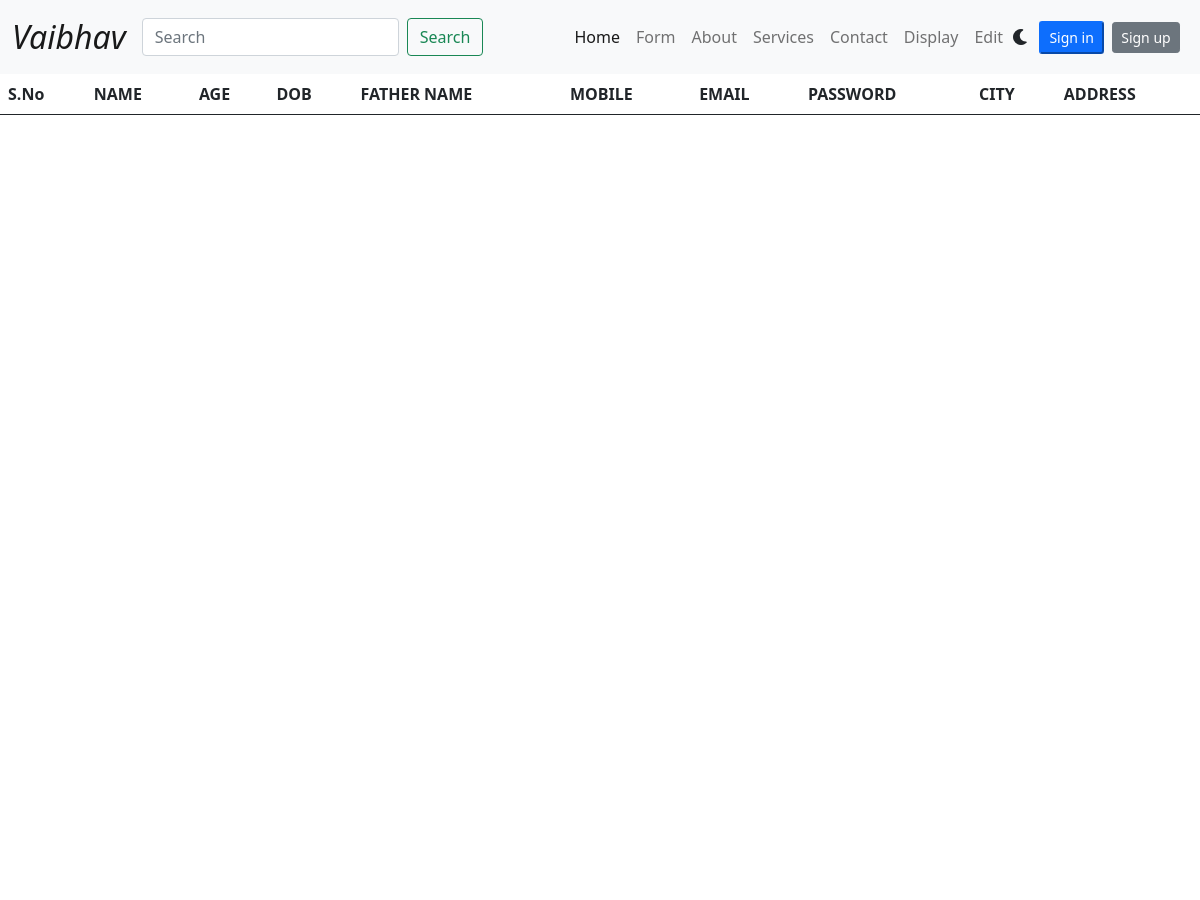
The app's page /display (upper part), older data.
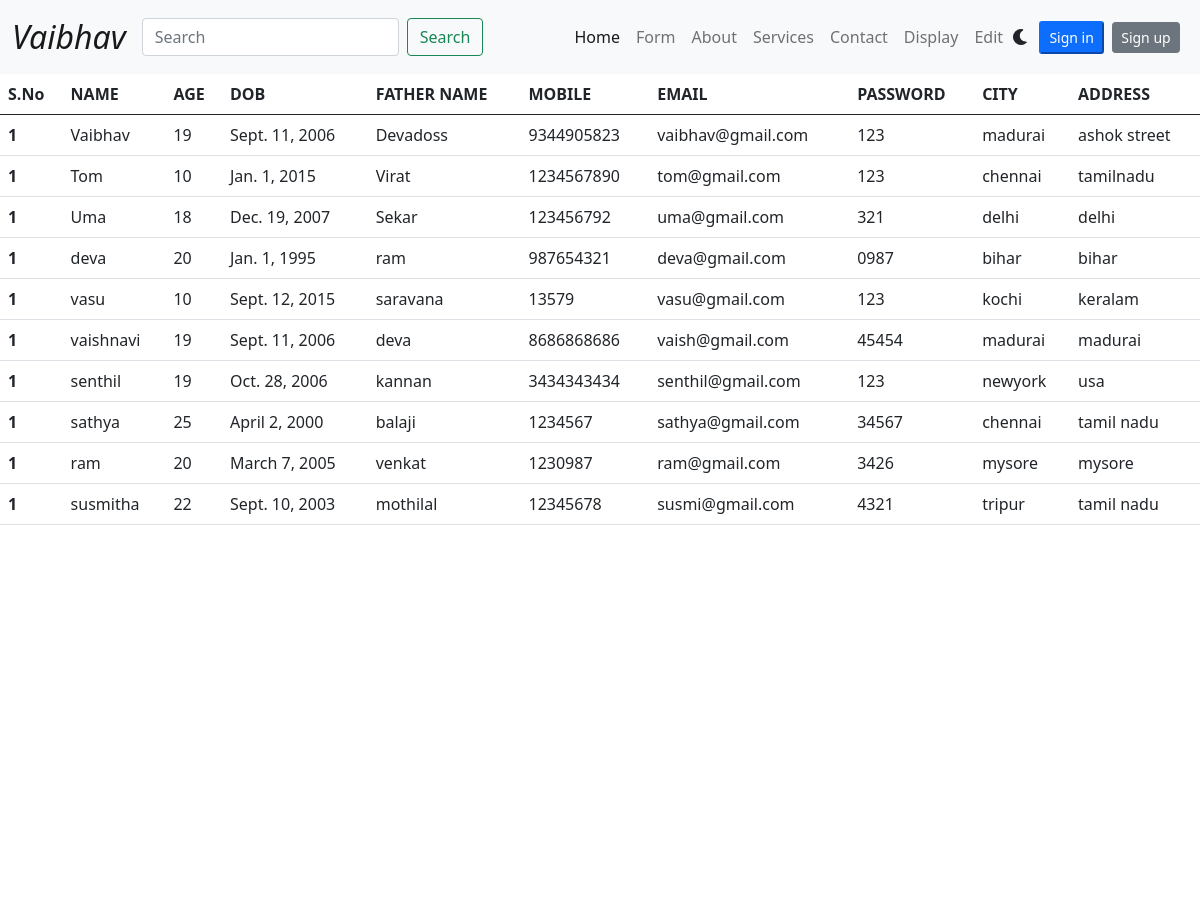
The same page, newer data.
### myapp/models.py (models this page shows)
class Form(models.Model):
    name=models.CharField(max_length=100,null=True)
    age=models.IntegerField(default=0)
    dob=models.DateField(null=True,blank=True)
    fathername=models.CharField(max_length=100,null=True)
    mobile=models.IntegerField(default=0)
    email=models.CharField(max_length=100,null=True)
    password=models.CharField(max_length=100,null=True)
    city=models.CharField(max_length=100,null=True)
    address=models.CharField(max_length=100,null=True)

### myapp/views.py (the view)
# urls.py: path('display',views.display,name='display'),
def display(request):
    result=Form.objects.all()
    return render(request,'display.html',{"result":result})

### myapp/templates/display.html (shortened to what this page needs)
<!DOCTYPE html>
<html lang="en">
<head>
     <link href="https://cdn.jsdelivr.net/npm/bootstrap@5.0.2/dist/css/bootstrap.min.css" rel="stylesheet">
    <link rel="stylesheet" href="https://cdnjs.cloudflare.com/ajax/libs/font-awesome/7.0.1/css/all.min.css" />
</head>
<body>
     <nav class="navbar navbar-expand-lg navbar-light bg-light">
  <div class="container-fluid">
    <a class="navbar-brand" href="#" style="font-style: italic;font-size: xx-large;">Vaibhav</a>
    <div class="collapse navbar-collapse justify-content-center" id="navbarSupportedContent">
       <form class="d-flex">
        <input class="form-control me-2" type="search" placeholder="Search" aria-label="Search">
        <button class="btn btn-outline-success" type="submit">Search</button>
      </form>
      <ul class="navbar-nav ms-auto mb-2 mb-lg-0">
        <li class="nav-item">
          <a class="nav-link active" aria-current="page" href="{% url 'index' %}">Home</a>
        </li>
        <li class="nav-item">
          <a class="nav-link" href="{% url 'form' %}">Form</a>
        </li>
         <li class="nav-item">
          <a class="nav-link" href="{% url 'about' %}">About</a>
        </li>
        <li class="nav-item">
          <a class="nav-link" href="{% url 'service' %}">Services</a>
        </li>
        <li class="nav-item">
          <a class="nav-link" href="{% url 'contact' %}">Contact</a>
        </li>
        <li class="nav-item">
          <a class="nav-link" href="{% url 'display' %}">Display</a>
        </li>
        <li class="nav-item">
          <a class="nav-link" href="{% url 'edit' %}">Edit</a>
        </li>
      </ul>
      <i class="fa-solid fa-moon"></i>&nbsp;&nbsp;
<a href="{% url 'signin' %}">
<button type="button" class="bn btn-primary btn-sm">Sign in</button>
      </a>&nbsp;&nbsp;
      <a href="{% url 'signup' %}">
<button type="button" class="btn btn-secondary btn-sm">Sign up</button>
      </a>&nbsp;&nbsp;
    </div>
  </div>
</nav>
<div style="min-height: 100rem;">
<table class="table">
  <thead>
    <tr>
      <th scope="col">S.No</th>
      <th scope="col">NAME</th>
      <th scope="col">AGE</th>
      <th scope="col">DOB</th>
      <th scope="col">FATHER NAME </th>
      <th scope="col">MOBILE</th>
      <th scope="col">EMAIL</th>
      <th scope="col">PASSWORD</th>
      <th scope="col">CITY</th>
      <th scope="col">ADDRESS</th>
    </tr>
  </thead>
  <tbody>
    {% for i in result %}
    <tr>
      <th scope="row">1</th>
      <td>{{i.name}}</td>
      <td>{{i.age}}</td>
      <td>{{i.dob}}</td>
      <td>{{i.fathername}}</td>
      <td>{{i.mobile}}</td>
      <td>{{i.email}}</td>
      <td>{{i.password}}</td>
      <td>{{i.city}}</td>
      <td>{{i.address}}</td>
    </tr>
    {% endfor %}
  </tbody>
</table>
</div>
</body>
</html>

Row changes from the older to the newer data that the page shows:
added Form: name "Vaibhav", age "19", dob "Sept. 11, 2006", fathername "Devadoss", mobile "9344905823", email "vaibhav@gmail.com", password "123", city "madurai", address "ashok street"
added Form: name "Tom", age "10", dob "Jan. 1, 2015", fathername "Virat", mobile "1234567890", email "tom@gmail.com", password "123", city "chennai", address "tamilnadu"
added Form: name "Uma", age "18", dob "Dec. 19, 2007", fathername "Sekar", mobile "123456792", email "uma@gmail.com", password "321", city "delhi", address "delhi"
added Form: name "deva", age "20", dob "Jan. 1, 1995", fathername "ram", mobile "987654321", email "deva@gmail.com", password "0987", city "bihar", address "bihar"
added Form: name "vasu", age "10", dob "Sept. 12, 2015", fathername "saravana", mobile "13579", email "vasu@gmail.com", password "123", city "kochi", address "keralam"
added Form: name "vaishnavi", age "19", dob "Sept. 11, 2006", fathername "deva", mobile "8686868686", email "vaish@gmail.com", password "45454", city "madurai", address "madurai"
added Form: name "senthil", age "19", dob "Oct. 28, 2006", fathername "kannan", mobile "3434343434", email "senthil@gmail.com", password "123", city "newyork", address "usa"
added Form: name "sathya", age "25", dob "April 2, 2000", fathername "balaji", mobile "1234567", email "sathya@gmail.com", password "34567", city "chennai", address "tamil nadu"
added Form: name "ram", age "20", dob "March 7, 2005", fathername "venkat", mobile "1230987", email "ram@gmail.com", password "3426", city "mysore", address "mysore"
added Form: name "susmitha", age "22", dob "Sept. 10, 2003", fathername "mothilal", mobile "12345678", email "susmi@gmail.com", password "4321", city "tripur", address "tamil nadu"
